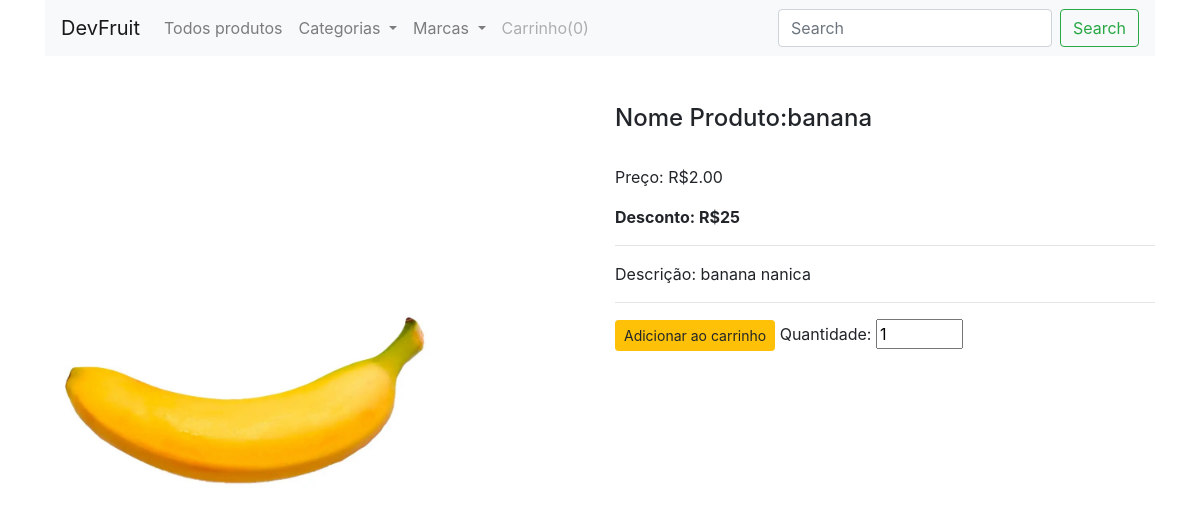
Before: /produto/2 (signed in) with the older database file.
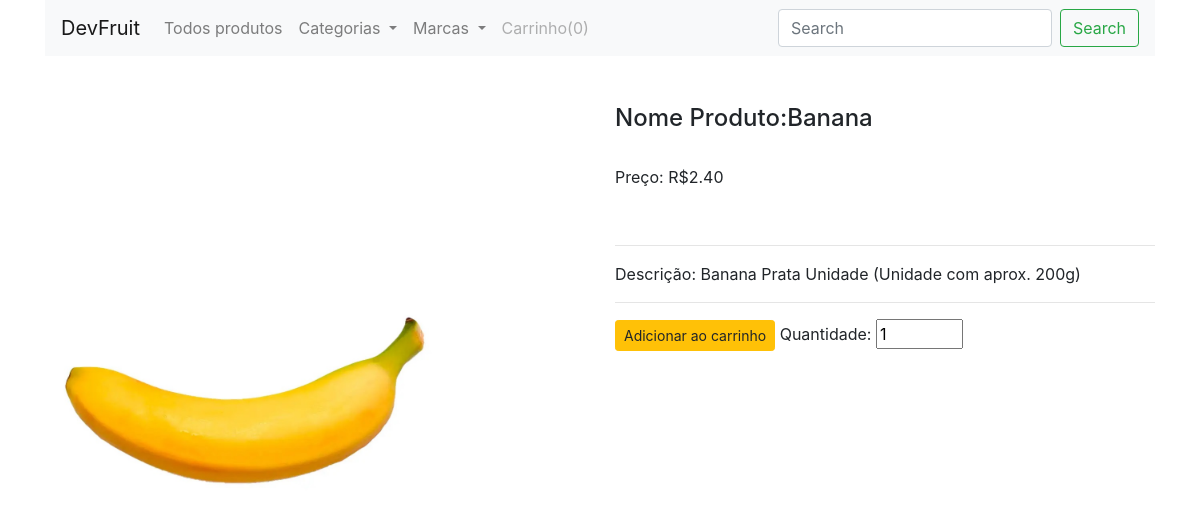
After: the same page with the newer database file.
### loja/produtos/models.py (models this page shows, shortened)
class Produto(db.Model):
    id = db.Column(db.Integer, primary_key=True)
    name = db.Column(db.String(80), nullable=False)
    price = db.Column(db.Numeric(10,2), nullable=False)
    discount = db.Column(db.Integer, default=0)
    stock = db.Column(db.Integer, nullable=False)
    weight= db.Column(db.Float, nullable=False)
    description= db.Column(db.Text, nullable=False)
    pub_date = db.Column(db.DateTime, nullable=False, default=datetime.utcnow)
    marca_id = db.Column(db.Integer, db.ForeignKey('marca.id'),nullable=False)
    marca = db.relationship('Marca', backref=db.backref('marcas', lazy=True))
    categoria_id = db.Column(db.Integer, db.ForeignKey('categoria.id'),nullable=False)
    categoria = db.relationship('Categoria', backref=db.backref('categorias', lazy=True))
    image= db.Column(db.String(150), nullable=True, default='image.jpg')

### loja/produtos/rotas.py (the view)
@app.route('/produto/<int:id>')
def pagina_unica(id):
    produto = Produto.query.get_or_404(id)
    return render_template('produtos/pagina_unica.html',produto=produto, marcas=marcas(), categorias=categorias())

### loja/cliente/models.py (called while the page is built)
@login_manager.user_loader
def user_carregar(user_id):
    return Cliente.query.get(user_id)

### loja/produtos/rotas.py (called while the page is built)
def marcas():
    marcas = marcas = Marca.query.join(Produto, (Marca.id == Produto.marca_id)).all()
    return marcas

def categorias():
    categorias = Categoria.query.join(Produto, (Categoria.id == Produto.categoria_id)).all()
    return categorias

### loja/templates/produtos/pagina_unica.html (shortened to what this page needs)
{% extends "layouts.html" %}
{% block content %}
<div class="container">
<nav class="navbar navbar-expand-lg navbar-light bg-light">
    <a class="navbar-brand" href="/">DevFruit</a>
        <div class="collapse navbar-collapse" id="navbarSupportedContent">
        <ul class="navbar-nav mr-auto">
            <li class="nav-item">
            <a class="nav-link" href="/">Todos produtos</a>
            </li>
        <li class="nav-item dropdown">
            <a class="nav-link dropdown-toggle" href="#" id="navbarDropdown" role="button" data-toggle="dropdown" aria-haspopup="true" aria-expanded="false">
                Categorias
            </a>
        </li>
        <li class="nav-item dropdown">
          <a class="nav-link dropdown-toggle" href="#" id="navbarDropdown" role="button" data-toggle="dropdown" aria-haspopup="true" aria-expanded="false">
            Marcas
          </a>
        <li class="nav-item">
          <a class="nav-link disabled" href="{{url_for('getCart')}}" tabindex="-1">Carrinho({{session['LojainCarrinho']|length}})</a>
        </li>
      </ul>
      <form class="form-inline my-2 my-lg-0">
        <input class="form-control mr-sm-2" type="search" placeholder="Search" aria-label="Search">
        <button class="btn btn-outline-success my-2 my-sm-0" type="submit">Search</button>
      </form>
    </div>
  </nav>
</div>
<div class="container mt-5">
    <div class="row">
        <div class="col-md-6" id="marca_image">
            <img src="{{url_for('static',filename='images/'+ produto.name+'.jpg')}}" alt="{{produto.name}}" height="400">
        </div>
            <div class="col-md-6">
                <h4> Nome Produto:{{produto.name}}</h4>
                <br>
                <p>Preço: R${{produto.price}}</p>
                {% if produto.discount >0 %}
                <b>Desconto: R${{produto.discount}}</b>
                {% endif %}
                <br>
                <hr>
                <p>Descrição: {{produto.description}}</p>
                <hr>
                <form action="{{url_for('AddCart')}}" method="POST">
                    <button type="submit" class="btn btn-sm btn-warning">Adicionar ao carrinho</button>
                    <label for=""> Quantidade: </label>
                    <input type="number" name="quantity" id="" value="1" min="1" max="{{produto.stock}}">
                </form>
            </div>
    </div>
</div>
{% endblock content %}

Changed rows visible on the page:
changed Produto: name "banana" → "Banana"; price "2.00" → "2.40"; description "banana nanica" → "Banana Prata Unidade (Unidade com aprox. 200g)"; discount "25" → (not shown)
Other visible differences:
text no longer shown: "Desconto: R$"
